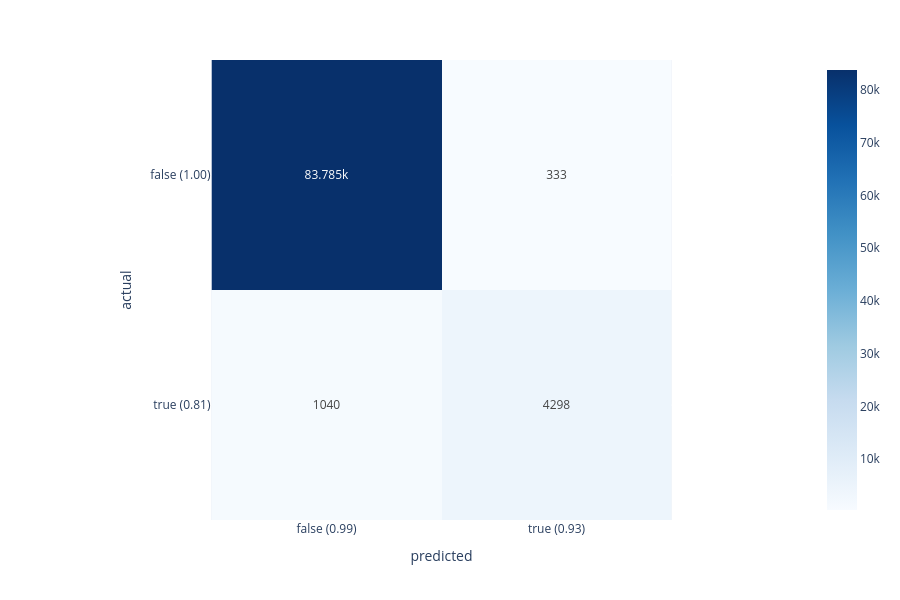

The notebook cell saved with this chart:
### Markdown cell above
### Confusion-Matrix

Ergebnisse in Confusion-Matrix ausgeben

### Code cell
cm = confusion_matrix(y_test, y_pred)#
print(cm)

PX.displayConfusionMatrix(cm, xaxes={'labels': labels, 'title': 'predicted'}, yaxes={'labels': labels, 'title': 'actual'})

#

### Figure 1 — Plotly figure (JSON) as saved in the notebook; plotly's stock layout.template omitted (floating-point values rounded to 4 significant figures)
{"data": [{"coloraxis": "coloraxis", "hovertemplate": "x: %{x}<br>y: %{y}<br>color: %{z}<extra></extra>", "name": "0", "texttemplate": "%{z}", "type": "heatmap", "xaxis": "x", "yaxis": "y", "z": [[83785, 333], [1040, 4298]]}], "layout": {"coloraxis": {"autocolorscale": false, "colorscale": [[0, "rgb(247,251,255)"], [0.125, "rgb(222,235,247)"], [0.25, "rgb(198,219,239)"], [0.375, "rgb(158,202,225)"], [0.5, "rgb(107,174,214)"], [0.625, "rgb(66,146,198)"], [0.75, "rgb(33,113,181)"], [0.875, "rgb(8,81,156)"], [1, "rgb(8,48,107)"]]}, "height": 600, "margin": {"t": 60}, "xaxis": {"anchor": "y", "constrain": "domain", "domain": [0, 1], "scaleanchor": "y", "tickmode": "array", "ticktext": ["false (0.99)", "true (0.93)"], "tickvals": [0, 1], "title": {"text": "predicted"}}, "yaxis": {"anchor": "x", "autorange": "reversed", "constrain": "domain", "domain": [0, 1], "tickmode": "array", "ticktext": ["false (1.00)", "true (0.81)"], "tickvals": [0, 1], "title": {"text": "actual"}}}}
